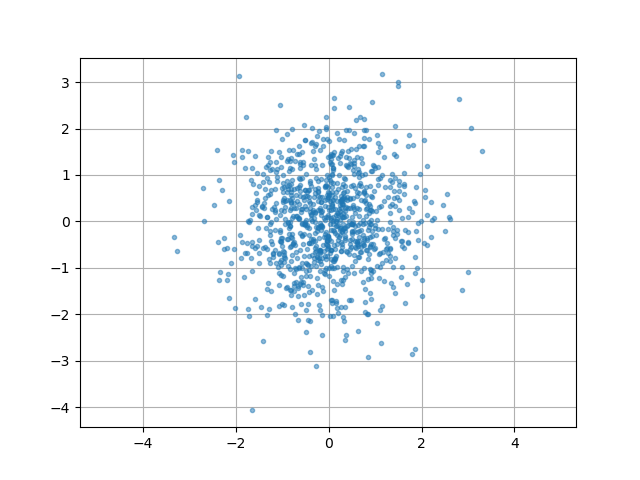

Reproduce this figure in Python.
import matplotlib.pyplot as plt
import numpy as np
mean = np.array((0.0,0.0))
cov = np.array(((1.0,0.0),(0.0,1.0)))

output = np.random.multivariate_normal(mean,cov, size = 1000)

plt.plot(output[:,0], output[:,1], '.', alpha=0.5)
plt.axis('equal')
plt.grid()
plt.savefig('9-a.png')
